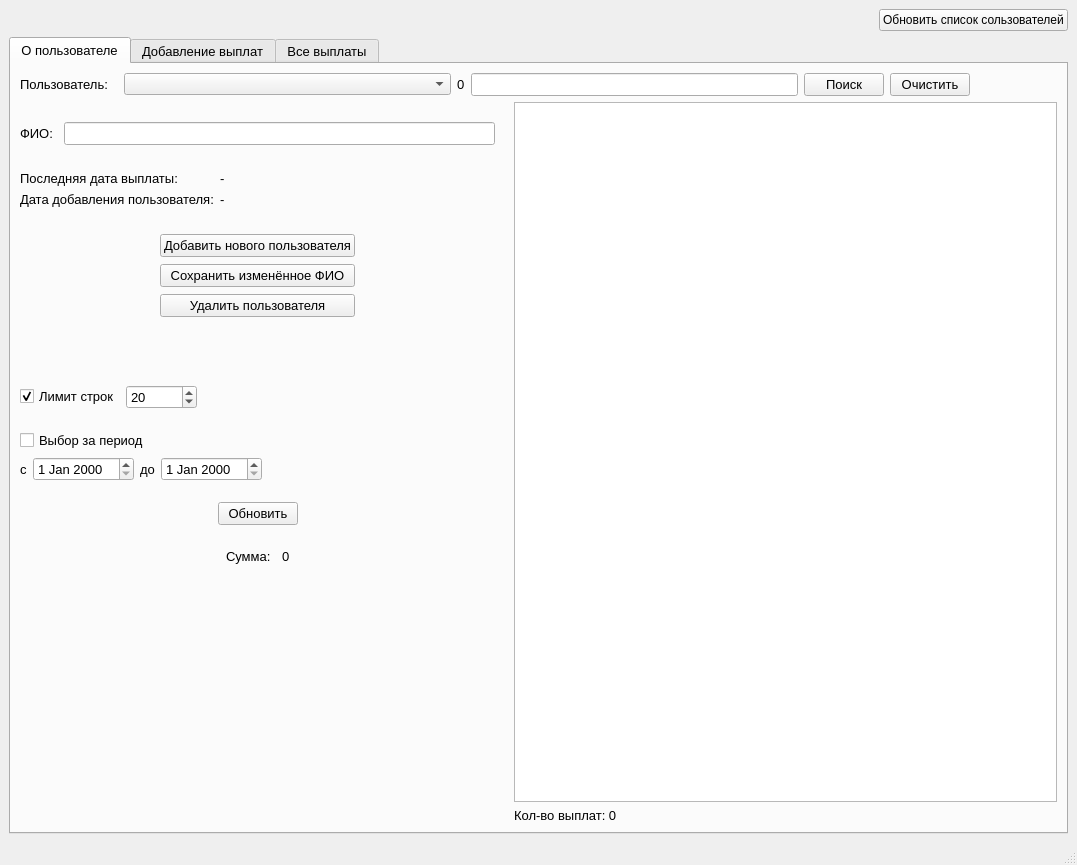
<?xml version="1.0" encoding="UTF-8"?>
<ui version="4.0">
 <class>MainWindow</class>
 <widget class="QMainWindow" name="MainWindow">
  <property name="geometry">
   <rect>
    <x>0</x>
    <y>0</y>
    <width>1077</width>
    <height>865</height>
   </rect>
  </property>
  <property name="windowTitle">
   <string>MainWindow</string>
  </property>
  <widget class="QWidget" name="centralwidget">
   <layout class="QGridLayout" name="gridLayout">
    <item row="0" column="0">
     <layout class="QHBoxLayout" name="horizontalLayout_12">
      <item>
       <spacer name="horizontalSpacer_23">
        <property name="orientation">
         <enum>Qt::Orientation::Horizontal</enum>
        </property>
        <property name="sizeHint" stdset="0">
         <size>
          <width>40</width>
          <height>20</height>
         </size>
        </property>
       </spacer>
      </item>
      <item>
       <widget class="QPushButton" name="UpdateusersCB_button">
        <property name="text">
         <string>Обновить список сользователей</string>
        </property>
        <property name="icon">
         <iconset theme="QIcon::ThemeIcon::ViewRefresh"/>
        </property>
       </widget>
      </item>
     </layout>
    </item>
    <item row="1" column="0">
     <layout class="QVBoxLayout" name="verticalLayout_4">
      <item>
       <widget class="QTabWidget" name="tabWidget">
        <property name="font">
         <font>
          <pointsize>10</pointsize>
         </font>
        </property>
        <property name="currentIndex">
         <number>0</number>
        </property>
        <widget class="QWidget" name="tab">
         <attribute name="title">
          <string>О пользователе</string>
         </attribute>
         <layout class="QGridLayout" name="gridLayout_2">
          <item row="0" column="0">
           <layout class="QVBoxLayout" name="verticalLayout_8">
            <item>
             <layout class="QHBoxLayout" name="horizontalLayout_3" stretch="2,0,15,0,15,0,0,4">
              <item>
               <widget class="QLabel" name="label">
                <property name="font">
                 <font>
                  <pointsize>10</pointsize>
                 </font>
                </property>
                <property name="text">
                 <string>Пользователь:</string>
                </property>
               </widget>
              </item>
              <item>
               <spacer name="horizontalSpacer_3">
                <property name="orientation">
                 <enum>Qt::Orientation::Horizontal</enum>
                </property>
                <property name="sizeType">
                 <enum>QSizePolicy::Policy::Minimum</enum>
                </property>
                <property name="sizeHint" stdset="0">
                 <size>
                  <width>10</width>
                  <height>20</height>
                 </size>
                </property>
               </spacer>
              </item>
              <item>
               <widget class="QComboBox" name="Users_comboBox">
                <property name="minimumSize">
                 <size>
                  <width>0</width>
                  <height>0</height>
                 </size>
                </property>
                <property name="font">
                 <font>
                  <pointsize>9</pointsize>
                  <bold>false</bold>
                 </font>
                </property>
               </widget>
              </item>
              <item>
               <widget class="QLabel" name="UserCount_label">
                <property name="text">
                 <string>0</string>
                </property>
               </widget>
              </item>
              <item>
               <widget class="QLineEdit" name="Search_lineEdit"/>
              </item>
              <item>
               <widget class="QPushButton" name="Search_button">
                <property name="text">
                 <string>Поиск</string>
                </property>
                <property name="icon">
                 <iconset theme="QIcon::ThemeIcon::EditFind"/>
                </property>
               </widget>
              </item>
              <item>
               <widget class="QPushButton" name="ClearSearchLine_button">
                <property name="text">
                 <string>Очистить</string>
                </property>
                <property name="icon">
                 <iconset theme="QIcon::ThemeIcon::WindowClose"/>
                </property>
               </widget>
              </item>
              <item>
               <spacer name="horizontalSpacer_4">
                <property name="orientation">
                 <enum>Qt::Orientation::Horizontal</enum>
                </property>
                <property name="sizeType">
                 <enum>QSizePolicy::Policy::Expanding</enum>
                </property>
                <property name="sizeHint" stdset="0">
                 <size>
                  <width>20</width>
                  <height>20</height>
                 </size>
                </property>
               </spacer>
              </item>
             </layout>
            </item>
            <item>
             <layout class="QHBoxLayout" name="horizontalLayout_4" stretch="35,1,40">
              <item>
               <layout class="QVBoxLayout" name="verticalLayout">
                <item>
                 <spacer name="verticalSpacer_4">
                  <property name="orientation">
                   <enum>Qt::Orientation::Vertical</enum>
                  </property>
                  <property name="sizeType">
                   <enum>QSizePolicy::Policy::Minimum</enum>
                  </property>
                  <property name="sizeHint" stdset="0">
                   <size>
                    <width>20</width>
                    <height>20</height>
                   </size>
                  </property>
                 </spacer>
                </item>
                <item>
                 <layout class="QHBoxLayout" name="horizontalLayout">
                  <item>
                   <widget class="QLabel" name="UserName_label">
                    <property name="font">
                     <font>
                      <pointsize>10</pointsize>
                      <bold>false</bold>
                     </font>
                    </property>
                    <property name="text">
                     <string>ФИО:</string>
                    </property>
                   </widget>
                  </item>
                  <item>
                   <spacer name="horizontalSpacer">
                    <property name="orientation">
                     <enum>Qt::Orientation::Horizontal</enum>
                    </property>
                    <property name="sizeType">
                     <enum>QSizePolicy::Policy::Minimum</enum>
                    </property>
                    <property name="sizeHint" stdset="0">
                     <size>
                      <width>5</width>
                      <height>20</height>
                     </size>
                    </property>
                   </spacer>
                  </item>
                  <item>
                   <widget class="QLineEdit" name="Name_lineEdit">
                    <property name="font">
                     <font>
                      <pointsize>10</pointsize>
                      <bold>false</bold>
                     </font>
                    </property>
                   </widget>
                  </item>
                 </layout>
                </item>
                <item>
                 <spacer name="verticalSpacer">
                  <property name="orientation">
                   <enum>Qt::Orientation::Vertical</enum>
                  </property>
                  <property name="sizeType">
                   <enum>QSizePolicy::Policy::Minimum</enum>
                  </property>
                  <property name="sizeHint" stdset="0">
                   <size>
                    <width>20</width>
                    <height>20</height>
                   </size>
                  </property>
                 </spacer>
                </item>
                <item>
                 <layout class="QFormLayout" name="formLayout">
                  <item row="0" column="0">
                   <widget class="QLabel" name="LastPaymentDate_label">
                    <property name="font">
                     <font>
                      <pointsize>10</pointsize>
                      <bold>false</bold>
                     </font>
                    </property>
                    <property name="text">
                     <string>Последняя дата выплаты:</string>
                    </property>
                   </widget>
                  </item>
                  <item row="0" column="1">
                   <widget class="QLabel" name="LastPaymentDateVal_label">
                    <property name="font">
                     <font>
                      <pointsize>10</pointsize>
                      <bold>false</bold>
                     </font>
                    </property>
                    <property name="text">
                     <string>-</string>
                    </property>
                   </widget>
                  </item>
                  <item row="1" column="0">
                   <widget class="QLabel" name="AddUsertDate_label">
                    <property name="font">
                     <font>
                      <pointsize>10</pointsize>
                      <bold>false</bold>
                     </font>
                    </property>
                    <property name="text">
                     <string>Дата добавления пользователя:</string>
                    </property>
                   </widget>
                  </item>
                  <item row="1" column="1">
                   <widget class="QLabel" name="AddUsertDateVal_label">
                    <property name="font">
                     <font>
                      <pointsize>10</pointsize>
                      <bold>false</bold>
                     </font>
                    </property>
                    <property name="text">
                     <string>-</string>
                    </property>
                   </widget>
                  </item>
                 </layout>
                </item>
                <item>
                 <spacer name="verticalSpacer_3">
                  <property name="orientation">
                   <enum>Qt::Orientation::Vertical</enum>
                  </property>
                  <property name="sizeType">
                   <enum>QSizePolicy::Policy::Minimum</enum>
                  </property>
                  <property name="sizeHint" stdset="0">
                   <size>
                    <width>20</width>
                    <height>20</height>
                   </size>
                  </property>
                 </spacer>
                </item>
                <item>
                 <layout class="QHBoxLayout" name="horizontalLayout_2">
                  <item>
                   <spacer name="horizontalSpacer_13">
                    <property name="orientation">
                     <enum>Qt::Orientation::Horizontal</enum>
                    </property>
                    <property name="sizeHint" stdset="0">
                     <size>
                      <width>13</width>
                      <height>86</height>
                     </size>
                    </property>
                   </spacer>
                  </item>
                  <item>
                   <layout class="QVBoxLayout" name="verticalLayout_2">
                    <item>
                     <widget class="QPushButton" name="UserAdd_button">
                      <property name="font">
                       <font>
                        <pointsize>10</pointsize>
                        <bold>false</bold>
                       </font>
                      </property>
                      <property name="text">
                       <string>Добавить нового пользователя</string>
                      </property>
                      <property name="icon">
                       <iconset theme="QIcon::ThemeIcon::ContactNew"/>
                      </property>
                     </widget>
                    </item>
                    <item>
                     <widget class="QPushButton" name="UpdateUser_button">
                      <property name="font">
                       <font>
                        <pointsize>10</pointsize>
                        <bold>false</bold>
                       </font>
                      </property>
                      <property name="text">
                       <string>Сохранить изменённое ФИО</string>
                      </property>
                      <property name="icon">
                       <iconset theme="QIcon::ThemeIcon::DocumentSaveAs"/>
                      </property>
                     </widget>
                    </item>
                    <item>
                     <widget class="QPushButton" name="DeleteUser_button">
                      <property name="font">
                       <font>
                        <pointsize>10</pointsize>
                        <bold>false</bold>
                       </font>
                      </property>
                      <property name="text">
                       <string>Удалить пользователя</string>
                      </property>
                      <property name="icon">
                       <iconset theme="QIcon::ThemeIcon::EditDelete"/>
                      </property>
                     </widget>
                    </item>
                   </layout>
                  </item>
                  <item>
                   <spacer name="horizontalSpacer_12">
                    <property name="orientation">
                     <enum>Qt::Orientation::Horizontal</enum>
                    </property>
                    <property name="sizeHint" stdset="0">
                     <size>
                      <width>13</width>
                      <height>86</height>
                     </size>
                    </property>
                   </spacer>
                  </item>
                 </layout>
                </item>
                <item>
                 <spacer name="verticalSpacer_2">
                  <property name="orientation">
                   <enum>Qt::Orientation::Vertical</enum>
                  </property>
                  <property name="sizeType">
                   <enum>QSizePolicy::Policy::Minimum</enum>
                  </property>
                  <property name="sizeHint" stdset="0">
                   <size>
                    <width>20</width>
                    <height>60</height>
                   </size>
                  </property>
                 </spacer>
                </item>
                <item>
                 <layout class="QHBoxLayout" name="horizontalLayout_10">
                  <item>
                   <widget class="QCheckBox" name="PaymentHistoryLimit_checkBox">
                    <property name="text">
                     <string>Лимит строк</string>
                    </property>
                    <property name="checked">
                     <bool>true</bool>
                    </property>
                   </widget>
                  </item>
                  <item>
                   <widget class="QSpinBox" name="PaymentHistoryLimit_spinBox">
                    <property name="minimum">
                     <number>1</number>
                    </property>
                    <property name="maximum">
                     <number>999999</number>
                    </property>
                    <property name="value">
                     <number>20</number>
                    </property>
                   </widget>
                  </item>
                  <item>
                   <spacer name="horizontalSpacer_9">
                    <property name="orientation">
                     <enum>Qt::Orientation::Horizontal</enum>
                    </property>
                    <property name="sizeHint" stdset="0">
                     <size>
                      <width>40</width>
                      <height>20</height>
                     </size>
                    </property>
                   </spacer>
                  </item>
                 </layout>
                </item>
                <item>
                 <spacer name="verticalSpacer_8">
                  <property name="orientation">
                   <enum>Qt::Orientation::Vertical</enum>
                  </property>
                  <property name="sizeType">
                   <enum>QSizePolicy::Policy::Minimum</enum>
                  </property>
                  <property name="sizeHint" stdset="0">
                   <size>
                    <width>256</width>
                    <height>15</height>
                   </size>
                  </property>
                 </spacer>
                </item>
                <item>
                 <layout class="QVBoxLayout" name="verticalLayout_7">
                  <item>
                   <widget class="QCheckBox" name="SelectDate_checkBox">
                    <property name="text">
                     <string>Выбор за период</string>
                    </property>
                   </widget>
                  </item>
                  <item>
                   <layout class="QHBoxLayout" name="horizontalLayout_9">
                    <item>
                     <widget class="QLabel" name="label_4">
                      <property name="text">
                       <string>с</string>
                      </property>
                     </widget>
                    </item>
                    <item>
                     <widget class="QDateEdit" name="SelectPaymentsSince_dateEdit"/>
                    </item>
                    <item>
                     <widget class="QLabel" name="label_3">
                      <property name="text">
                       <string>до</string>
                      </property>
                     </widget>
                    </item>
                    <item>
                     <widget class="QDateEdit" name="SelectPaymentsTo_dateEdit"/>
                    </item>
                    <item>
                     <spacer name="horizontalSpacer_8">
                      <property name="orientation">
                       <enum>Qt::Orientation::Horizontal</enum>
                      </property>
                      <property name="sizeHint" stdset="0">
                       <size>
                        <width>40</width>
                        <height>20</height>
                       </size>
                      </property>
                     </spacer>
                    </item>
                   </layout>
                  </item>
                 </layout>
                </item>
                <item>
                 <spacer name="verticalSpacer_9">
                  <property name="orientation">
                   <enum>Qt::Orientation::Vertical</enum>
                  </property>
                  <property name="sizeType">
                   <enum>QSizePolicy::Policy::Minimum</enum>
                  </property>
                  <property name="sizeHint" stdset="0">
                   <size>
                    <width>256</width>
                    <height>15</height>
                   </size>
                  </property>
                 </spacer>
                </item>
                <item>
                 <layout class="QHBoxLayout" name="horizontalLayout_11">
                  <item>
                   <spacer name="horizontalSpacer_16">
                    <property name="orientation">
                     <enum>Qt::Orientation::Horizontal</enum>
                    </property>
                    <property name="sizeHint" stdset="0">
                     <size>
                      <width>40</width>
                      <height>20</height>
                     </size>
                    </property>
                   </spacer>
                  </item>
                  <item>
                   <widget class="QPushButton" name="ShowPayments_button">
                    <property name="text">
                     <string>Обновить</string>
                    </property>
                    <property name="icon">
                     <iconset theme="QIcon::ThemeIcon::ViewRefresh"/>
                    </property>
                   </widget>
                  </item>
                  <item>
                   <spacer name="horizontalSpacer_17">
                    <property name="orientation">
                     <enum>Qt::Orientation::Horizontal</enum>
                    </property>
                    <property name="sizeHint" stdset="0">
                     <size>
                      <width>40</width>
                      <height>20</height>
                     </size>
                    </property>
                   </spacer>
                  </item>
                 </layout>
                </item>
                <item>
                 <spacer name="verticalSpacer_6">
                  <property name="orientation">
                   <enum>Qt::Orientation::Vertical</enum>
                  </property>
                  <property name="sizeType">
                   <enum>QSizePolicy::Policy::Minimum</enum>
                  </property>
                  <property name="sizeHint" stdset="0">
                   <size>
                    <width>20</width>
                    <height>15</height>
                   </size>
                  </property>
                 </spacer>
                </item>
                <item>
                 <layout class="QHBoxLayout" name="horizontalLayout_8">
                  <item>
                   <spacer name="horizontalSpacer_2">
                    <property name="orientation">
                     <enum>Qt::Orientation::Horizontal</enum>
                    </property>
                    <property name="sizeHint" stdset="0">
                     <size>
                      <width>40</width>
                      <height>20</height>
                     </size>
                    </property>
                   </spacer>
                  </item>
                  <item>
                   <widget class="QLabel" name="PaymentSum_label">
                    <property name="text">
                     <string>Сумма:</string>
                    </property>
                   </widget>
                  </item>
                  <item>
                   <spacer name="horizontalSpacer_7">
                    <property name="orientation">
                     <enum>Qt::Orientation::Horizontal</enum>
                    </property>
                    <property name="sizeType">
                     <enum>QSizePolicy::Policy::Minimum</enum>
                    </property>
                    <property name="sizeHint" stdset="0">
                     <size>
                      <width>5</width>
                      <height>20</height>
                     </size>
                    </property>
                   </spacer>
                  </item>
                  <item>
                   <widget class="QLabel" name="PaymentSumVal_label">
                    <property name="text">
                     <string>0</string>
                    </property>
                   </widget>
                  </item>
                  <item>
                   <spacer name="horizontalSpacer_6">
                    <property name="orientation">
                     <enum>Qt::Orientation::Horizontal</enum>
                    </property>
                    <property name="sizeHint" stdset="0">
                     <size>
                      <width>40</width>
                      <height>20</height>
                     </size>
                    </property>
                   </spacer>
                  </item>
                 </layout>
                </item>
                <item>
                 <spacer name="verticalSpacer_5">
                  <property name="orientation">
                   <enum>Qt::Orientation::Vertical</enum>
                  </property>
                  <property name="sizeHint" stdset="0">
                   <size>
                    <width>20</width>
                    <height>40</height>
                   </size>
                  </property>
                 </spacer>
                </item>
               </layout>
              </item>
              <item>
               <spacer name="horizontalSpacer_22">
                <property name="orientation">
                 <enum>Qt::Orientation::Horizontal</enum>
                </property>
                <property name="sizeHint" stdset="0">
                 <size>
                  <width>13</width>
                  <height>420</height>
                 </size>
                </property>
               </spacer>
              </item>
              <item>
               <layout class="QVBoxLayout" name="verticalLayout_3">
                <item>
                 <widget class="QTableView" name="Payments_tableView"/>
                </item>
                <item>
                 <widget class="QLabel" name="PaymentCount_label">
                  <property name="text">
                   <string>Кол-во выплат: 0</string>
                  </property>
                 </widget>
                </item>
               </layout>
              </item>
             </layout>
            </item>
           </layout>
          </item>
         </layout>
        </widget>
        <widget class="QWidget" name="tab_2">
         <attribute name="title">
          <string>Добавление выплат</string>
         </attribute>
         <layout class="QGridLayout" name="gridLayout_3">
          <item row="0" column="0">
           <layout class="QVBoxLayout" name="verticalLayout_5" stretch="1,50,1,15">
            <item>
             <layout class="QHBoxLayout" name="horizontalLayout_6">
              <item>
               <spacer name="horizontalSpacer_11">
                <property name="orientation">
                 <enum>Qt::Orientation::Horizontal</enum>
                </property>
                <property name="sizeHint" stdset="0">
                 <size>
                  <width>40</width>
                  <height>20</height>
                 </size>
                </property>
               </spacer>
              </item>
              <item>
               <widget class="QPushButton" name="ResetSelect_button">
                <property name="text">
                 <string/>
                </property>
                <property name="icon">
                 <iconset theme="QIcon::ThemeIcon::EditUndo"/>
                </property>
               </widget>
              </item>
             </layout>
            </item>
            <item>
             <widget class="QTableView" name="AddPayments_tableView"/>
            </item>
            <item>
             <layout class="QHBoxLayout" name="horizontalLayout_5">
              <item>
               <widget class="QPushButton" name="SetLastPayment_button">
                <property name="font">
                 <font>
                  <pointsize>9</pointsize>
                  <bold>false</bold>
                 </font>
                </property>
                <property name="text">
                 <string>Подставить последние значения</string>
                </property>
                <property name="icon">
                 <iconset theme="QIcon::ThemeIcon::DocumentOpenRecent"/>
                </property>
               </widget>
              </item>
              <item>
               <widget class="QPushButton" name="AddPayment_button">
                <property name="font">
                 <font>
                  <pointsize>9</pointsize>
                  <bold>false</bold>
                 </font>
                </property>
                <property name="text">
                 <string>Добавить выплату</string>
                </property>
                <property name="icon">
                 <iconset theme="QIcon::ThemeIcon::MailSend"/>
                </property>
               </widget>
              </item>
              <item>
               <spacer name="horizontalSpacer_10">
                <property name="orientation">
                 <enum>Qt::Orientation::Horizontal</enum>
                </property>
                <property name="sizeHint" stdset="0">
                 <size>
                  <width>40</width>
                  <height>20</height>
                 </size>
                </property>
               </spacer>
              </item>
              <item>
               <widget class="QPushButton" name="Log_2_button">
                <property name="text">
                 <string/>
                </property>
                <property name="icon">
                 <iconset theme="QIcon::ThemeIcon::FormatJustifyLeft"/>
                </property>
               </widget>
              </item>
             </layout>
            </item>
            <item>
             <widget class="QTextBrowser" name="textBrowser_2"/>
            </item>
           </layout>
          </item>
         </layout>
        </widget>
        <widget class="QWidget" name="tab_3">
         <attribute name="title">
          <string>Все выплаты</string>
         </attribute>
         <layout class="QGridLayout" name="gridLayout_6">
          <item row="0" column="0">
           <layout class="QHBoxLayout" name="horizontalLayout_34" stretch="2,5">
            <item>
             <layout class="QVBoxLayout" name="verticalLayout_22" stretch="0,1,0,1,0,10,0,1,0,1,0">
              <item>
               <spacer name="verticalSpacer_10">
                <property name="orientation">
                 <enum>Qt::Orientation::Vertical</enum>
                </property>
                <property name="sizeHint" stdset="0">
                 <size>
                  <width>20</width>
                  <height>13</height>
                 </size>
                </property>
               </spacer>
              </item>
              <item>
               <layout class="QHBoxLayout" name="horizontalLayout_16">
                <item>
                 <widget class="QCheckBox" name="TotalPaymentHistoryLimit_checkBox">
                  <property name="text">
                   <string>Лимит строк</string>
                  </property>
                  <property name="checked">
                   <bool>true</bool>
                  </property>
                 </widget>
                </item>
                <item>
                 <widget class="QSpinBox" name="TotalPaymentHistoryLimit_spinBox">
                  <property name="minimum">
                   <number>1</number>
                  </property>
                  <property name="maximum">
                   <number>999999</number>
                  </property>
                  <property name="value">
                   <number>100</number>
                  </property>
                 </widget>
                </item>
                <item>
                 <spacer name="horizontalSpacer_18">
                  <property name="orientation">
                   <enum>Qt::Orientation::Horizontal</enum>
                  </property>
                  <property name="sizeHint" stdset="0">
                   <size>
                    <width>40</width>
                    <height>20</height>
                   </size>
                  </property>
                 </spacer>
                </item>
               </layout>
              </item>
              <item>
               <spacer name="verticalSpacer_11">
                <property name="orientation">
                 <enum>Qt::Orientation::Vertical</enum>
                </property>
                <property name="sizeHint" stdset="0">
                 <size>
                  <width>20</width>
                  <height>13</height>
                 </size>
                </property>
               </spacer>
              </item>
              <item>
               <layout class="QVBoxLayout" name="verticalLayout_9">
                <item>
                 <widget class="QCheckBox" name="TotalSelectDate_checkBox">
                  <property name="text">
                   <string>Выбор за период</string>
                  </property>
                 </widget>
                </item>
                <item>
                 <layout class="QHBoxLayout" name="horizontalLayout_15">
                  <item>
                   <widget class="QLabel" name="label_6">
                    <property name="text">
                     <string>с</string>
                    </property>
                   </widget>
                  </item>
                  <item>
                   <widget class="QDateEdit" name="TotalSelectPaymentsSince_dateEdit"/>
                  </item>
                  <item>
                   <widget class="QLabel" name="label_5">
                    <property name="text">
                     <string>до</string>
                    </property>
                   </widget>
                  </item>
                  <item>
                   <widget class="QDateEdit" name="TotalSelectPaymentsTo_dateEdit"/>
                  </item>
                  <item>
                   <spacer name="horizontalSpacer_19">
                    <property name="orientation">
                     <enum>Qt::Orientation::Horizontal</enum>
                    </property>
                    <property name="sizeHint" stdset="0">
                     <size>
                      <width>40</width>
                      <height>20</height>
                     </size>
                    </property>
                   </spacer>
                  </item>
                 </layout>
                </item>
               </layout>
              </item>
              <item>
               <spacer name="verticalSpacer_12">
                <property name="orientation">
                 <enum>Qt::Orientation::Vertical</enum>
                </property>
                <property name="sizeHint" stdset="0">
                 <size>
                  <width>20</width>
                  <height>13</height>
                 </size>
                </property>
               </spacer>
              </item>
              <item>
               <layout class="QVBoxLayout" name="verticalLayout_6">
                <item>
                 <layout class="QHBoxLayout" name="horizontalLayout_7">
                  <item>
                   <widget class="QCheckBox" name="SelectUsers_checkBox">
                    <property name="text">
                     <string>Отдельные пользователи</string>
                    </property>
                   </widget>
                  </item>
                  <item>
                   <spacer name="horizontalSpacer_5">
                    <property name="orientation">
                     <enum>Qt::Orientation::Horizontal</enum>
                    </property>
                    <property name="sizeHint" stdset="0">
                     <size>
                      <width>40</width>
                      <height>20</height>
                     </size>
                    </property>
                   </spacer>
                  </item>
                  <item>
                   <widget class="QLabel" name="SelectionCount_label">
                    <property name="text">
                     <string>Выбрано: 0</string>
                    </property>
                   </widget>
                  </item>
                  <item>
                   <widget class="QPushButton" name="ResetSelection_pushButton">
                    <property name="text">
                     <string/>
                    </property>
                    <property name="icon">
                     <iconset theme="QIcon::ThemeIcon::EditUndo"/>
                    </property>
                   </widget>
                  </item>
                 </layout>
                </item>
                <item>
                 <widget class="QListWidget" name="SelectUsers_listWidget"/>
                </item>
               </layout>
              </item>
              <item>
               <spacer name="verticalSpacer_14">
                <property name="orientation">
                 <enum>Qt::Orientation::Vertical</enum>
                </property>
                <property name="sizeHint" stdset="0">
                 <size>
                  <width>20</width>
                  <height>13</height>
                 </size>
                </property>
               </spacer>
              </item>
              <item>
               <layout class="QHBoxLayout" name="horizontalLayout_18">
                <item>
                 <spacer name="horizontalSpacer_24">
                  <property name="orientation">
                   <enum>Qt::Orientation::Horizontal</enum>
                  </property>
                  <property name="sizeHint" stdset="0">
                   <size>
                    <width>40</width>
                    <height>20</height>
                   </size>
                  </property>
                 </spacer>
                </item>
                <item>
                 <widget class="QPushButton" name="TotalShowPayments_button">
                  <property name="text">
                   <string>Обновить</string>
                  </property>
                  <property name="icon">
                   <iconset theme="QIcon::ThemeIcon::ViewRefresh"/>
                  </property>
                 </widget>
                </item>
                <item>
                 <spacer name="horizontalSpacer_25">
                  <property name="orientation">
                   <enum>Qt::Orientation::Horizontal</enum>
                  </property>
                  <property name="sizeHint" stdset="0">
                   <size>
                    <width>40</width>
                    <height>20</height>
                   </size>
                  </property>
                 </spacer>
                </item>
               </layout>
              </item>
              <item>
               <spacer name="verticalSpacer_13">
                <property name="orientation">
                 <enum>Qt::Orientation::Vertical</enum>
                </property>
                <property name="sizeHint" stdset="0">
                 <size>
                  <width>20</width>
                  <height>13</height>
                 </size>
                </property>
               </spacer>
              </item>
              <item>
               <layout class="QHBoxLayout" name="horizontalLayout_14">
                <item>
                 <spacer name="horizontalSpacer_21">
                  <property name="orientation">
                   <enum>Qt::Orientation::Horizontal</enum>
                  </property>
                  <property name="sizeHint" stdset="0">
                   <size>
                    <width>40</width>
                    <height>20</height>
                   </size>
                  </property>
                 </spacer>
                </item>
                <item>
                 <widget class="QLabel" name="PaymentSum_label_2">
                  <property name="text">
                   <string>Сумма:</string>
                  </property>
                 </widget>
                </item>
                <item>
                 <widget class="QLabel" name="TotalPaymentSumVal_label">
                  <property name="text">
                   <string>0</string>
                  </property>
                 </widget>
                </item>
                <item>
                 <spacer name="horizontalSpacer_20">
                  <property name="orientation">
                   <enum>Qt::Orientation::Horizontal</enum>
                  </property>
                  <property name="sizeHint" stdset="0">
                   <size>
                    <width>40</width>
                    <height>20</height>
                   </size>
                  </property>
                 </spacer>
                </item>
               </layout>
              </item>
              <item>
               <spacer name="verticalSpacer_16">
                <property name="orientation">
                 <enum>Qt::Orientation::Vertical</enum>
                </property>
                <property name="sizeHint" stdset="0">
                 <size>
                  <width>20</width>
                  <height>40</height>
                 </size>
                </property>
               </spacer>
              </item>
             </layout>
            </item>
            <item>
             <layout class="QVBoxLayout" name="verticalLayout_12">
              <item>
               <widget class="QTableView" name="TotalPayments_tableView"/>
              </item>
              <item>
               <widget class="QLabel" name="TotalPaymentCount_label">
                <property name="text">
                 <string>Кол-во выплат: 0</string>
                </property>
               </widget>
              </item>
             </layout>
            </item>
           </layout>
          </item>
         </layout>
        </widget>
       </widget>
      </item>
     </layout>
    </item>
   </layout>
  </widget>
  <widget class="QMenuBar" name="menubar">
   <property name="geometry">
    <rect>
     <x>0</x>
     <y>0</y>
     <width>1077</width>
     <height>22</height>
    </rect>
   </property>
  </widget>
  <widget class="QStatusBar" name="statusbar"/>
 </widget>
 <resources/>
 <connections/>
</ui>
